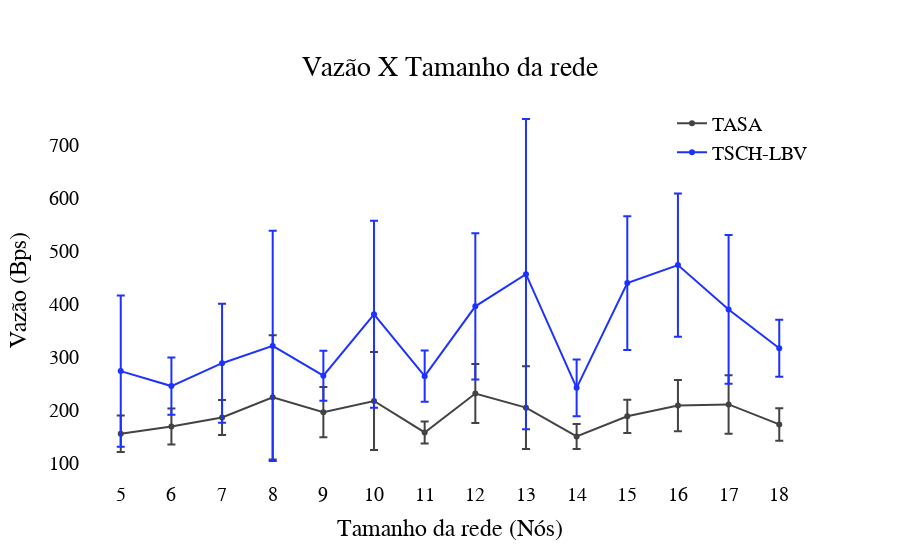

Source (notebook cell):
### Code cell
import plotly.graph_objects as go
x = [5, 6, 7, 8, 9, 10, 11, 12, 13, 14, 15, 16, 17, 18, 19, 20, 5, 6, 7, 8, 9, 10, 11, 12, 13, 14, 15, 16, 17, 18]
TASA = [ 
      154.9994213197595
,168.76637514456112
,185.78543670448187
,223.83291793616223
,195.9065809329779
,216.95500186948053
,157.5168915556566
,231.04817037029315
,204.34647184021625
,149.88798196250946
,187.9782104465647
,208.21724218558802
,210.4954828344386
,172.6720194298147



]
TSCH_LBV = [
    273.3922804008118
, 245.12557014967805
, 288.3733524018467
, 320.9894980266839
, 264.66359362492034
, 380.7774417944835
, 263.8133611059175
, 395.7490140155843
, 456.51837222136317
, 241.78228482543454
, 439.62400981611347
, 473.6218696902282
, 389.93574588710834
, 316.5104406351918


]   
fig = go.Figure()
fig.add_trace(go.Scatter(x=x, y=TASA,line=dict(color='rgb(67,67,67)', width=2),
                    mode='lines+markers',
                    name='TASA',error_y=dict(
            type='data', # value of error bar given in data coordinates
            array=[
                34.367698802465654 
, 33.91397014114014 
, 33.222652499018686 
, 117.22196490141212 
, 47.24560620823262 
, 92.66395758665782 
, 20.81839533892232 
, 55.772513057516925 
, 78.05682155163728 
, 23.706425955204114 
, 31.34765107453549 
, 48.25632043128337 
, 55.308312058425656 
, 30.70452629446044 

],
            visible=True) )  
             
             )
fig.add_trace(go.Scatter(x=x, y=TSCH_LBV,
                    mode='lines+markers',line = dict(color='rgb(30, 50, 255)', width=2),
                    name='TSCH-LBV',error_y=dict(
            type='data', # value of error bar given in data coordinates
            array=[ 142.78912742283129 
, 53.94047762722108 
, 112.42752977597102  
, 217.4090714106081  
, 47.15346032935303  
, 176.7483996565896  
, 48.49686479032059  
, 138.26958440918926 
, 293.1475475177378  
, 53.75125286987927  
, 126.3641294030082 
, 135.52414827668503 
, 140.49537061984307  
, 53.96880532246857 

],visible=True)) )



# Create and style traces

# Edit the layout
              
fig.update_layout(
    font=dict(
        family="Arial",
        size=20,
        color="Black"
    ),
    title={
        'text': "Vazão X Tamanho da rede",
        'y':0.9,
        'x':0.5,
        'xanchor': 'center',
        'yanchor': 'top'},  
    
        xaxis=dict(
        title='Tamanho da rede (Nós)',
        tickmode='linear') ,
                   yaxis_title='Vazão (Bps)', 
                    paper_bgcolor = 'rgba(0,0,0,0)', 
                    plot_bgcolor = 'rgba(0,0,0,0)')

fig.update_layout(legend=dict(
    yanchor="top",
    y=0.99,
    xanchor="left",
    x=0.8
))    

fig.show()

### Figure 1 — Plotly figure (JSON) as saved in the notebook; plotly's stock layout.template omitted (floating-point values rounded to 4 significant figures)
{"data": [{"error_y": {"array": [34.37, 33.91, 33.22, 117.2, 47.25, 92.66, 20.82, 55.77, 78.06, 23.71, 31.35, 48.26, 55.31, 30.7], "type": "data", "visible": true}, "line": {"color": "rgb(67,67,67)", "width": 2}, "mode": "lines+markers", "name": "TASA", "type": "scatter", "x": [5, 6, 7, 8, 9, 10, 11, 12, 13, 14, 15, 16, 17, 18, 19, 20, 5, 6, 7, 8, 9, 10, 11, 12, 13, 14, 15, 16, 17, 18], "y": [155.0, 168.8, 185.8, 223.8, 195.9, 217.0, 157.5, 231.0, 204.3, 149.9, 188.0, 208.2, 210.5, 172.7]}, {"error_y": {"array": [142.8, 53.94, 112.4, 217.4, 47.15, 176.7, 48.5, 138.3, 293.1, 53.75, 126.4, 135.5, 140.5, 53.97], "type": "data", "visible": true}, "line": {"color": "rgb(30, 50, 255)", "width": 2}, "mode": "lines+markers", "name": "TSCH-LBV", "type": "scatter", "x": [5, 6, 7, 8, 9, 10, 11, 12, 13, 14, 15, 16, 17, 18, 19, 20, 5, 6, 7, 8, 9, 10, 11, 12, 13, 14, 15, 16, 17, 18], "y": [273.4, 245.1, 288.4, 321.0, 264.7, 380.8, 263.8, 395.7, 456.5, 241.8, 439.6, 473.6, 389.9, 316.5]}], "layout": {"font": {"color": "Black", "family": "Arial", "size": 20}, "legend": {"x": 0.8, "xanchor": "left", "y": 0.99, "yanchor": "top"}, "paper_bgcolor": "rgba(0,0,0,0)", "plot_bgcolor": "rgba(0,0,0,0)", "title": {"text": "Vazão X Tamanho da rede", "x": 0.5, "xanchor": "center", "y": 0.9, "yanchor": "top"}, "xaxis": {"tickmode": "linear", "title": {"text": "Tamanho da rede (Nós)"}}, "yaxis": {"title": {"text": "Vazão (Bps)"}}}}
